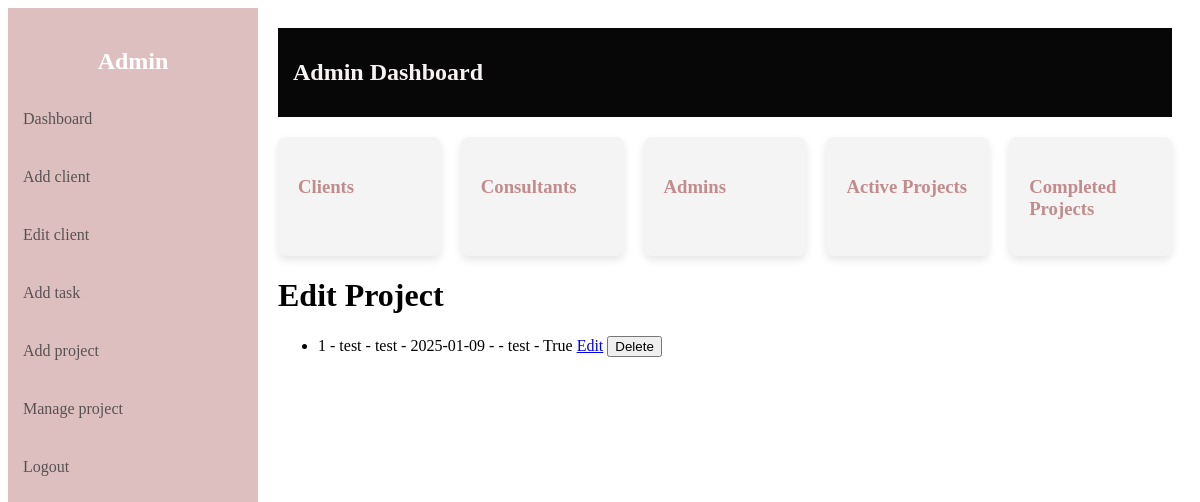
/manage/project (signed in), run on the app's committed database.
### server.py (models this page shows)
class Project(db.Model):
    id = db.Column(db.Integer, primary_key=True)
    name = db.Column(db.String(150), nullable=False)
    client_id = db.Column(db.Integer, db.ForeignKey('client.id'), nullable=False)
    deadline = db.Column(db.Date, nullable=True)
    consultant_id = db.Column(db.Integer, db.ForeignKey('user.id'), nullable=True)
    description = db.Column(db.String(500), nullable=True)
    completed = db.Column(db.Boolean, default=False, nullable=False)
    consultants = db.relationship('User', secondary=project_consultants, back_populates='projects')

### server.py (the view)
@app.route('/manage/project')
@login_required
def manage_projects():
    if current_user.role != 'admin':
        return "Unauthorized", 403
    all_projects = Project.query.all()
    return render_template('manage_project.html', projects=all_projects)

### server.py (called while the page is built)
@login_manager.user_loader
def load_user(user_id):
    return User.query.get(int(user_id))

### templates/manage_project.html (shortened to what this page needs)
{% extends 'dashboard.html' %}
{% block content %}
<h1>Edit Project</h1>
<ul>
    {% for project in projects %}
    <li>
        {{ project.id }} -
        {{ project.name }} -
        {{ project.client_id}} -
        {{ project.deadline if project.deadline else "No deadline set" }} -
        {% for consultant in project.consultants %} {{ consultant.username }} {% endfor %} -
        {{ project.description }} -
        {{ project.completed }}
        <a href="/projects/edit/{{ project.id }}">Edit</a>
        <form action="/projects/delete/{{ project.id }}" method="post" style="display:inline;">
            <button type="submit" onclick="return confirm('Are you sure you want to delete this project?')">Delete</button>
        </form>
    </li>
    {% else %}
    <li>No projects available.</li>
    {% endfor %}
</ul>
{% endblock %}

### data on the page
Project: id "1", name "test", client_id "test", deadline "2025-01-09", description "test", completed "True"
